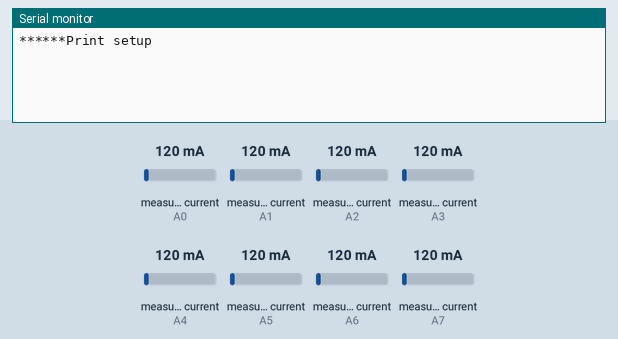
Simulated run of this sketch. Board: Arduino Nano, built with avr-gcc and run on an emulated ATmega328P. On the bench: the last lines printed to the serial monitor. The inputs (shaded band) are chosen by the test bench; at power-on: measured current (sensors on A0, A2, A5, A1, A3, A4, A6, A7) 120 mA.

Above: at 18.0 s.
18.1 s: measured current (sensor on A0) set to 40 mA
At 20.5 s:
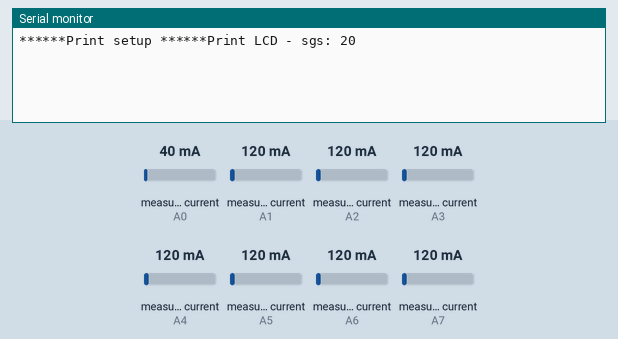
22.7 s: measured current (sensor on A2) set to 40 mA
At 24.8 s:
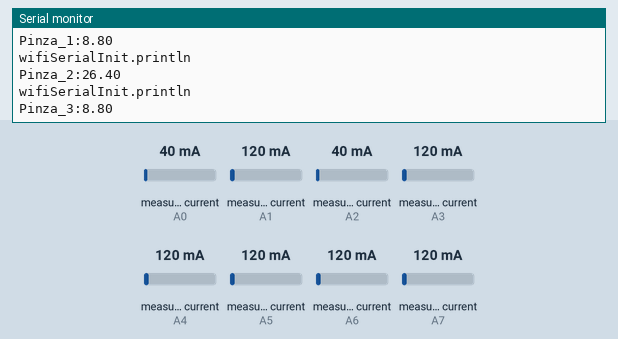
27.2 s: measured current (sensor on A5) set to 40 mA
At 40.6 s:
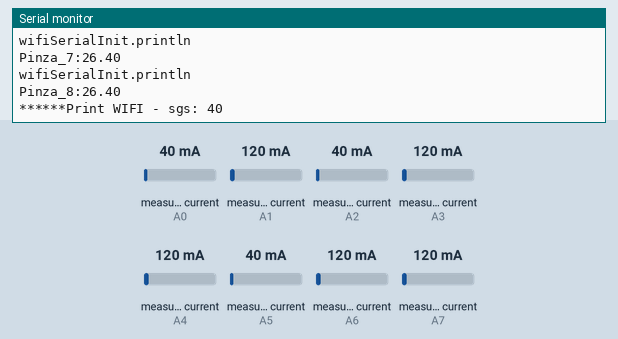
41.2 s: measured current (sensor on A1) set to 40 mA
At 42.1 s:
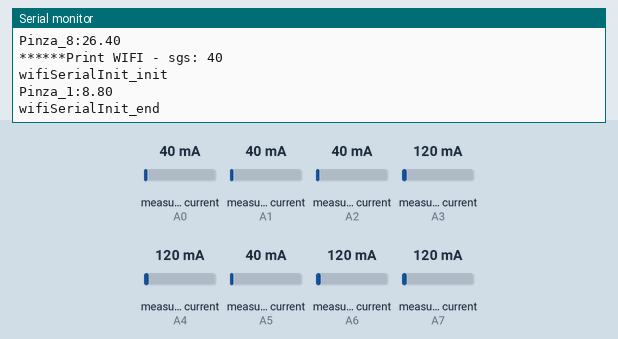
45.7 s: measured current (sensor on A3) set to 40 mA
At 47.2 s:
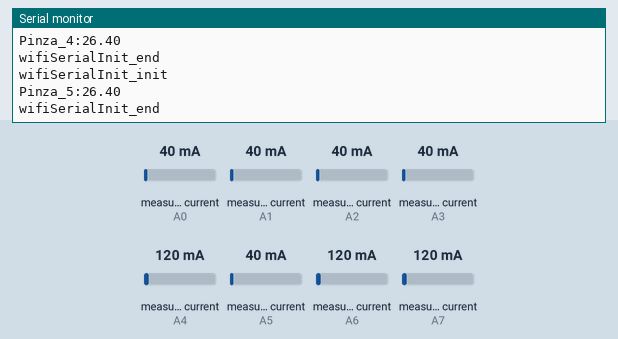
50.2 s: measured current (sensor on A4) set to 40 mA
At 52.3 s:
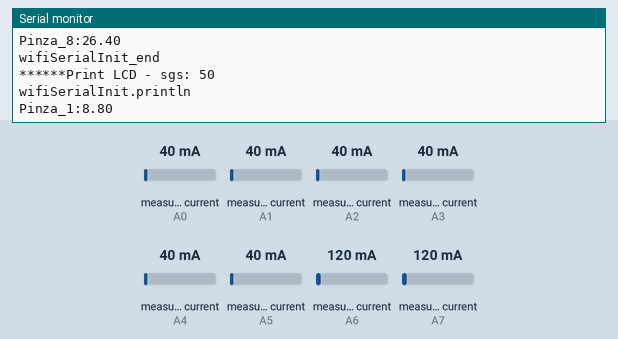
Timing chart, 0 to 53.8 s (numbered marks = the images above; inputs shaded):
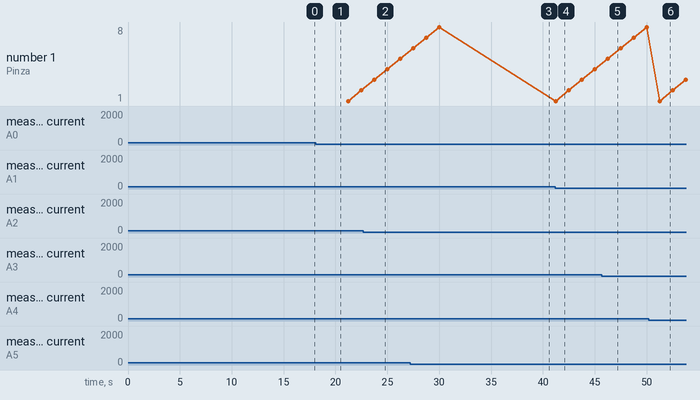

The sketch:

ecobuilding-arduino_1.ino
```cpp
#define DEBUG 0

#define BPS 115200 //Velocidad de las comunicaciones

#include <SoftwareSerial.h>
#define RXPIN 6
#define TXPIN 5
SoftwareSerial wifiSerialInit (RXPIN,TXPIN);

#include "power_sensor.h"

uint32_t t_last_tx=0;
uint32_t t_last_lcd=0;

void setup(void)

  {

     Serial.begin(BPS);
     wifiSerialInit.begin(BPS);
     Serial.print(F("******Print setup "));
  }

void loop(void)
  {
    uint32_t current_time= millis();

    if ((current_time - t_last_tx) > 40000)
      {
        Serial.print(F("******Print WIFI - sgs: "));
        t_last_tx = current_time;
        Serial.println(millis() / 1000);
        //buildTemperatureMessage(0);
        buildPowerMessage(0);
      }

    if ((current_time - t_last_lcd) > 20000)
      {
        Serial.print(F("******Print LCD - sgs: "));
        t_last_lcd = current_time;
        Serial.println(millis() / 1000);
        //buildTemperatureMessage(1);
        buildPowerMessage(1);
      }

  }
```

power_sensor.h
```cpp
#ifndef power_sensor_h
#define power_sensor_h

// *******************************************************
// ******** CONFIGURACION SENSORES DE POTENCIA    ********
// *******************************************************

#define NUMBER_OF_PWR_SENSORS 8

#define MAME_PWR_1 "Pinza_1"
#define ENTER_1 A0
#define CURRENT_CONST_1 30

#define MAME_PWR_2 "Pinza_2"
#define ENTER_2 A1
#define CURRENT_CONST_2 30

#define MAME_PWR_3 "Pinza_3"
#define ENTER_3 A2
#define CURRENT_CONST_3 30

#define MAME_PWR_4 "Pinza_4"
#define ENTER_4 A3
#define CURRENT_CONST_4 30

#define MAME_PWR_5 "Pinza_5"
#define ENTER_5 A4
#define CURRENT_CONST_5 30

#define MAME_PWR_6 "Pinza_6"
#define ENTER_6 A5
#define CURRENT_CONST_6 30

#define MAME_PWR_7 "Pinza_7"
#define ENTER_7 A6
#define CURRENT_CONST_7 30

#define MAME_PWR_8 "Pinza_8"
#define ENTER_8 A7
#define CURRENT_CONST_8 30


// *******************************************************

#include "EmonLib.h"                   // Include Emon Library
EnergyMonitor emon1;

// variable declaration

String name_pwr[]=
  {
    MAME_PWR_1,
    MAME_PWR_2,
    MAME_PWR_3,
    MAME_PWR_4,
    MAME_PWR_5,
    MAME_PWR_6,
    MAME_PWR_7,
    MAME_PWR_8
  };

int enter_pin[]=
  {
    ENTER_1,
    ENTER_2,
    ENTER_3,
    ENTER_4,
    ENTER_5,
    ENTER_6,
    ENTER_7,
    ENTER_8

  };

float current_const[]=
  {
    CURRENT_CONST_1,
    CURRENT_CONST_2,
    CURRENT_CONST_3,
    CURRENT_CONST_4,
    CURRENT_CONST_5,
    CURRENT_CONST_6,
    CURRENT_CONST_7,
    CURRENT_CONST_8

  };

// Function Prototypes
void buildPowerMessage(uint8_t);


void buildPowerMessage(uint8_t output)
  {
    for (uint8_t i=0; i < NUMBER_OF_PWR_SENSORS; i++)
      {
        emon1.current(enter_pin[i],current_const[i]);      // Current: input pin, calibration.

        for (uint8_t i=0; i<6; i++)
          {
            double Irms = emon1.calcIrms(1480);  // Calculate Irms only
          }

        double Irms = emon1.calcIrms(1480);
        double Pwr=(Irms*220.0);

        String value_pwr = String(Pwr,2);
        if (output==0)
          {
            Serial.println("wifiSerialInit_init");
            Serial.println (name_pwr[i] + ":" + value_pwr);
            wifiSerialInit.println (name_pwr[i] + ":" + value_pwr);
            Serial.println("wifiSerialInit_end");
          }
        if (output==1)
          {
            Serial.println("wifiSerialInit.println");
            Serial.println (name_pwr[i] + ":" + value_pwr);


          }
      }
  }

#endif
```

Measured:
- after the input at 22.7 s, the serial monitor: prints a new line after 1.1 s (image 2)
- after the input at 27.2 s, the serial monitor: prints a new line after 0.30 s (image 3)
